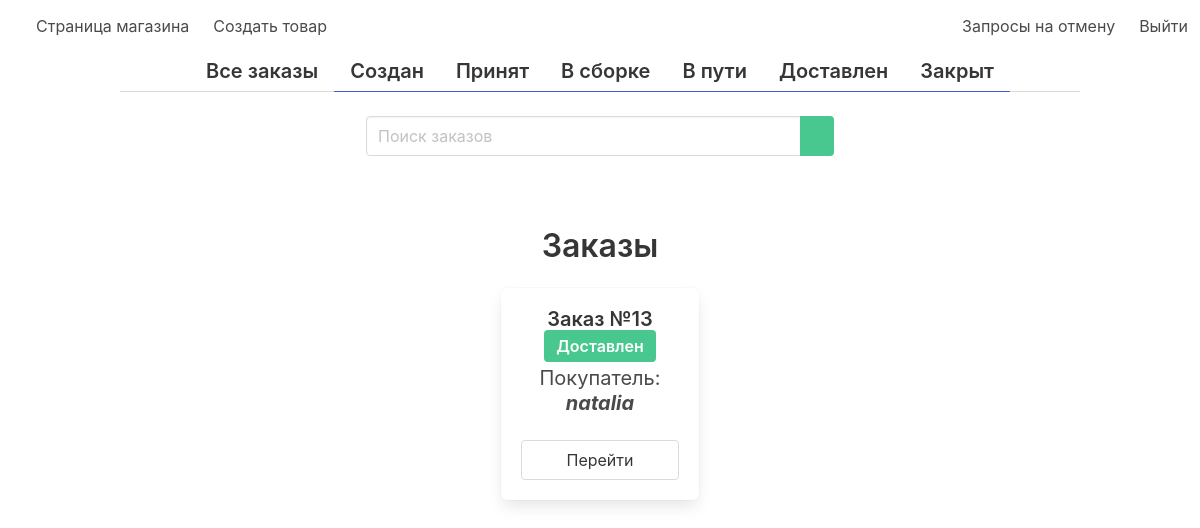
The app's page /staff/home/?status=Доставлен with its own data.
### store/models.py (models this page shows, shortened)
class Order(models.Model):
    customer = models.ForeignKey(User, on_delete=models.CASCADE)
    address = models.CharField(max_length=255)
    phone = models.CharField(max_length=255)
    total_price = models.IntegerField()
    status = models.CharField(choices=STATUS, null=True, max_length=255, default='Cоздан')
    comment = models.CharField(max_length=255, blank=True, null=True)

### staff/views.py (the view)
# urls.py: path('home/', views.home, name='home'),
def home(request):
    orders = Order.objects.all()
    status = request.GET.get('status')
    orders = orders.filter(status=status) if status else orders
    search = request.GET.get('search')
    orders = orders.filter(
        Q(pk__icontains=search) |
        Q(customer__username__icontains=search)) \
        if search else orders
    return render(request, 'admin.html', {'orders': orders, 'status': STATUS})

### staff/templates/admin.html (shortened to what this page needs)
{% extends 'admin_layout.html' %}
{% block content %}
    <div class="container">
        <div class="tabs is-centered">
            <ul>
                <li>
                    <a href="{% url 'staff:home' %}">
                        <div class="title is-5 is-success">Все заказы</div>
                    </a>
                </li>
                {% for i in status %}
                    <li class="is-active">
                        <a href="{% url 'staff:home' %}?status={{ i.0 }}">
                            <div class="title is-5">
                                {{ i.0 }}
                            </div>
                        </a>
                    </li>
                {% endfor %}
            </ul>
        </div>
        <div class="columns is-centered">
            <div class="column is-6">
                <form>
                    <div class="field has-addons">
                        <div class="control" style="width: 100%">
                            <input type="text" class="input" name="search" placeholder="Поиск заказов">
                        </div>
                        <div class="control">
                            <button class="button is-success">
                            </button>
                        </div>
                    </div>
                </form>
            </div>
        </div>
        <section class="section">
            <div class="container has-text-centered">
                <div class="title">Заказы</div>
                <div class="columns is-multiline is-centered">
                    {% for order in orders %}
                        <div class="column is-3 is-centered">
                            <div class="box">
                                <div class="title is-5 has-text-centered">
                                    Заказ №{{ order.pk }}
                                    <span class="tag is-medium is-success">
                                    {{ order.status }}
                                </span>
                                </div>
                                <div class="subtitle">
                                    Покупатель:
                                    <span class="is-italic has-text-weight-bold">
                                {{ order.customer }}
                            </span>
                                </div>
                                <a href="{% url 'staff:order' order.pk %}" class="button is-fullwidth">
                                    Перейти
                                </a>
                            </div>
                        </div>
                    {% endfor %}
                </div>
            </div>
    </div>
{% endblock %}

### records on screen
Order: pk "13", status "Доставлен", customer "natalia"

### other values on screen
{{ i.0 }} "Создан" "Принят" "В сборке" "В пути" "Доставлен" "Закрыт"
